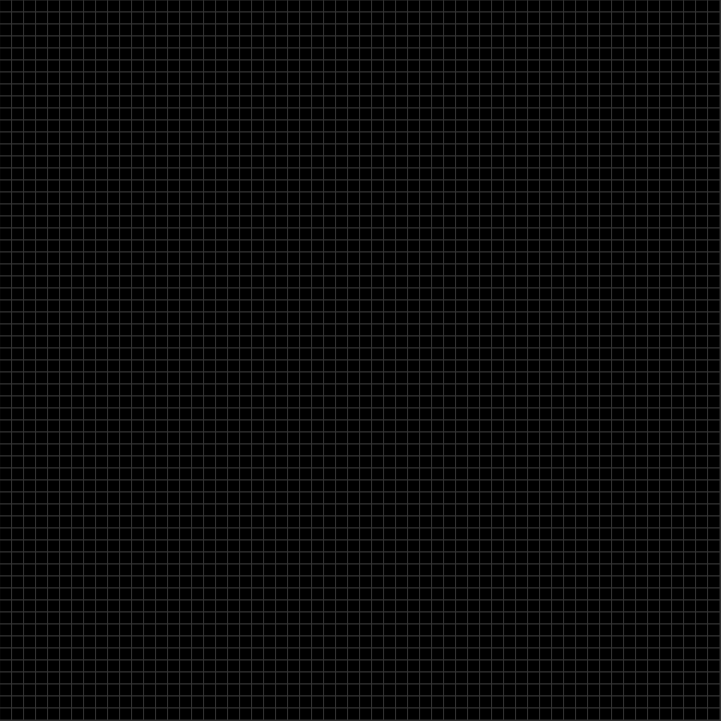
Frame 1 (no input)
Frame 60 (no input): identical to frame 1, image omitted
Frame 120 (the mouse pressed at the canvas centre since frame 60): identical to frame 1, image omitted

The p5.js sketch that drew this single still picture (run headless with seeded random() and noise() and a simulated clock; from frame 60 on, the mouse is pressed at the canvas centre):

// p5.js sketch
// ── sketch.js
var xsize = 12;
var ysize = 12;
var cells;

var runBox;
var clearButton;
var stepButton;
var gliderButton;
var gliderBox;
var stationaryButton;
var oscillatorsButton;
var explosionButton;
var pentominoButton;
var gliderGunButton;

function make2DArray(cols,rows){
  var arr = new Array(cols);
  for(var i=0;i<arr.length;i++){
    arr[i] = new Array(rows);
  }
  return arr;
}

function mousePressed() {
  var ncols = floor((width-1)/xsize);
  var nrows = floor((height-1)/xsize);
  for(var i=0;i<ncols;i++){
    for(var j=0;j<nrows;j++){
      if(cells[i][j].contains(mouseX,mouseY)){
        if(cells[i][j].alive){
          cells[i][j].alive = false;
        }else{
          cells[i][j].alive = true;
        }
      }
    }
  }
}

function setup() {
  createCanvas(721,721);
  background(51);
  var ncols = floor((width-1)/xsize);
  var nrows = floor((height-1)/xsize);
  cells = make2DArray(ncols,nrows);
  for(var i=0; i<ncols; i++){
    for(var j=0; j<nrows; j++){
      cells[i][j] = new Cell(i,j);
    }
  }
  for(var i=0; i<ncols; i++){
    for(var j=0; j<nrows; j++){
      cells[i][j].countNeighbors();
      cells[i][j].show();
    }
  }
  runBox = createCheckbox('Running');
  clearButton = createButton('Clear all');
  clearButton.mousePressed(clearall);
  stepButton = createButton('Simulate one step')
  stepButton.mousePressed(step);
  createP('<p>')
  gliderButton = createButton('Create glider')
  gliderButton.mousePressed(makeGlider);
  gliderBox = createCheckbox('with trap');
  createP('<p>');
  stationaryButton = createButton('Stationary objects');
  stationaryButton.mousePressed(makeStationary);
  oscillatorsButton = createButton('Oscillators');
  oscillatorsButton.mousePressed(makeOscillators);
  explosionButton = createButton('Explosion');
  explosionButton.mousePressed(makeExplosion);
  pentominoButton = createButton('f-Pentomino');
  pentominoButton.mousePressed(makePentomino);
  gliderGunButton = createButton('Glider gun');
  gliderGunButton.mousePressed(makeGliderGun);
}

function clearall(){
  runBox.checked(false);
  var ncols = floor((width-1)/xsize);
  var nrows = floor((height-1)/xsize);
  for(var i=0; i<ncols; i++){
    for(var j=0; j<nrows; j++){
      cells[i][j].alive = false;
      cells[i][j].nextalive = false;
    }
  }
}

function step(){
  var ncols = floor((width-1)/xsize);
  var nrows = floor((height-1)/xsize);
  for(var i=0; i<ncols; i++){
    for(var j=0; j<nrows; j++){
      cells[i][j].prepare();
    }
  }
  for(var i=0; i<ncols; i++){
    for(var j=0; j<nrows; j++){
      cells[i][j].update();
    }
  }
}

function draw() {
  var ncols = floor((width-1)/xsize);
  var nrows = floor((height-1)/xsize);
  for(var i=0; i<ncols; i++){
    for(var j=0; j<nrows; j++){
      cells[i][j].prepare();
      cells[i][j].show();
    }
  }
  if(runBox.checked()){
    for(var i=0; i<ncols; i++){
      for(var j=0; j<nrows; j++){
        cells[i][j].update();
        //cells[i][j].show();
      }
    }
  }
}

// ── cell.js
function Cell(i,j){
  var ncols = floor((width-1)/xsize);
  var nrows = floor((height-1)/xsize);
  this.i=i;
  this.j=j;
  this.pos = createVector(this.i*xsize,this.j*ysize);
  this.alive = false;
  this.nextalive = false;
  this.neighborCount = 0;

  // if(random(1)<0.5){
  //   this.alive = true;
  // }

  this.show = function(){
    stroke(51);
    strokeWeight(1);
    if(this.alive){
      fill(255);
    }else{
      fill(0);
    }
    rect(this.pos.x,this.pos.y,xsize,ysize);
  }

  this.countNeighbors = function(){
    var count = 0;
    for(var i = -1; i <= 1; i++){
      for(var j = -1; j <= 1; j++){
        var ii = this.i+i;
        var jj = this.j+j;
        if(ii>-1 && ii < ncols && jj > -1 && jj < nrows){
          if(!(ii == this.i && jj == this.j)){
            var neighbor = cells[ii][jj];
            if(neighbor.alive){
              count++;
            }
          }
        }
      }
    }
    this.neighborCount = count;
  }

  this.prepare = function(){
    this.countNeighbors();
    var count = this.neighborCount;
    // console.log(this.alive);
    // console.log(count);
    if(this.alive){
      if(count < 2){
        this.nextalive = false;
      }else if(count == 2 || count == 3){
        this.nextalive = true;
      }else if(count > 3){
        this.nextalive = false;
      }
    }else{
      if(count==3){
        this.nextalive = true;
      }else{
        this.nextalive = false;
      }
    }
  }

  this.update = function(){
    this.alive = this.nextalive;
  }

  this.contains = function(x,y){
    return (x > this.pos.x && x < this.pos.x + xsize && y> this.pos.y && y<this.pos.y+ysize);
  }
}

// ── makers.js
function makeGlider(){
  clearall();
  cells[1][0].alive = true;
  cells[2][1].alive = true;
  cells[0][2].alive = true;
  cells[1][2].alive = true;
  cells[2][2].alive = true;
  if(gliderBox.checked()){
    cells[18][20].alive = true;
    cells[19][20].alive = true;
    cells[20][18].alive = true;
    cells[20][19].alive = true;
    cells[20][20].alive = true;
  }
}

function makeStationary(){
  clearall();
  //Quadrat
  cells[1][1].alive = true;
  cells[1][2].alive = true;
  cells[2][1].alive = true;
  cells[2][2].alive = true;

  //"Kreuz"
  cells[2][5].alive = true;
  cells[1][6].alive = true;
  cells[3][6].alive = true;
  cells[2][7].alive = true;

  //Höheres "Kreuz"
  cells[2][10].alive = true;
  cells[1][11].alive = true;
  cells[3][11].alive = true;
  cells[1][12].alive = true;
  cells[3][12].alive = true;
  cells[2][13].alive = true;

  //Schiefes Ding
  cells[2][16].alive = true;
  cells[3][16].alive = true;
  cells[1][17].alive = true;
  cells[4][17].alive = true;
  cells[2][18].alive = true;
  cells[4][18].alive = true;
  cells[3][19].alive = true;

  //"Carrée"
  cells[2][22].alive = true;
  cells[3][22].alive = true;
  cells[1][23].alive = true;
  cells[4][23].alive = true;
  cells[1][24].alive = true;
  cells[4][24].alive = true;
  cells[2][25].alive = true;
  cells[3][25].alive = true;

  //Schräges Ding
  cells[3][28].alive = true;
  cells[2][29].alive = true;
  cells[4][29].alive = true;
  cells[1][30].alive = true;
  cells[3][30].alive = true;
  cells[2][31].alive = true;
}

function makeOscillators(){
  clearall();
  var points = [];

  //Blinkes
  points.push([2,1],[2,2],[2,3]);

  //Uhr
  points.push([3,6],[3,7],[4,8],[4,9],[2,8],[5,7]);

  //Kröte
  points.push([2,12],[2,13],[2,14],[3,13],[3,14],[3,15]);

  //Bipole
  points.push([1,18],[2,18],[1,19],[2,19],[3,20],[4,20],[3,21],[4,21]);

  //Oktogon
  points.push([4,24],[5,24],[3,25],[6,25],[2,26],[7,26],[1,27],[8,27],[1,28],[8,28],[2,29],[7,29],[3,30],[6,30],[4,31],[5,31]);

  //Make
  for(var i=0; i < points.length; i++){
    var pt = points[i];
    cells[pt[0]][pt[1]].alive = true;
  }
}

function makeExplosion(){
  clearall();
  var points = [];
  //Create points
  points.push([25,20],[25,21],[25,22],[26,20],[27,20],[27,21],[27,22],[25,24],[25,25],[25,26],[27,24],[27,25],[27,26],[26,26])
  //Make
  for(var i=0; i < points.length; i++){
    var pt = points[i];
    cells[pt[0]][pt[1]].alive = true;
  }
}

function makePentomino(){
  clearall();
  var points = [];
  //Create points
  points.push([28,25],[28,26],[28,27],[29,25],[27,26]);
  //Make
  for(var i=0; i < points.length; i++){
    var pt = points[i];
    cells[pt[0]][pt[1]].alive = true;
  }
}

  function makeGliderGun(){
    clearall();
    var points = [];
    //Left square
    points.push([7,25],[8,25],[7,26],[8,26]);
    //First thing
    points.push([17,25],[17,26],[17,27],[18,24],[18,28],[19,23],[20,23],[19,29],[20,29]);
    points.push([21,26],[22,24],[22,28],[23,25],[23,26],[23,27],[24,26]);
    //Second thing
    points.push([27,23],[27,24],[27,25],[28,23],[28,24],[28,25]);
    points.push([29,22],[29,26],[31,21],[31,22],[31,26],[31,27]);
    //Right square
    points.push([41,23],[41,24],[42,23],[42,24]);
    //Make
    for(var i=0; i < points.length; i++){
      var pt = points[i];
      cells[pt[0]][pt[1]].alive = true;
    }
  }
